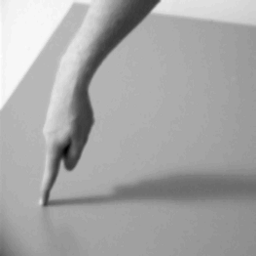
#> input picture TestImages/Week 1/hand.tiff, 256 x 256 px
$ jupyter execute --allow-errors test.ipynb
#> lines starting #> are read from the running program, lines starting #| are printed output that depends on the picture; after the words box and inside, x2 and y2 are one past the last pixel; in counts of white or black regions, pixels touching at a corner belong together
[cell 1]
import skimage.io
import skimage.feature
import matplotlib.pyplot as plt

# Load image
image = skimage.io.imread('../TestImages/Week 1/hand.tiff', as_gray=True)
#> image is the input picture: shape (256, 256); min 0, max 255, mean 166

# Apply Canny with different parameters
edges_default = skimage.feature.canny(image)
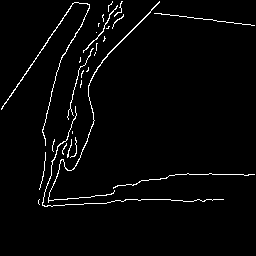
#> edges_default: shape (256, 256) bool; 2.6% white in thin lines or dots, all inside (x1, y1, x2, y2) = (1, 1, 255, 207)
edges_sigma3 = skimage.feature.canny(image, sigma=3)
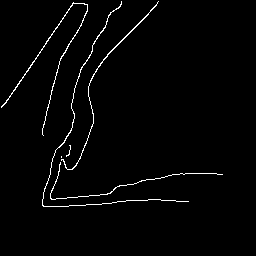
#> edges_sigma3: shape (256, 256) bool; 1.9% white in thin lines or dots, all inside (x1, y1, x2, y2) = (1, 1, 223, 207)
edges_low_high = skimage.feature.canny(image, low_threshold=0.05, high_threshold=0.2)
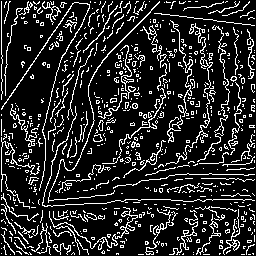
#> edges_low_high: shape (256, 256) bool; 16% white in thin lines or dots

# Plot results
fig, axes = plt.subplots(1, 3, figsize=(15, 5))
axes[0].imshow(edges_default, cmap='gray')
axes[0].set_title('Default: sigma=1, low=0.1, high=0.2')
axes[1].imshow(edges_sigma3, cmap='gray')
axes[1].set_title('sigma=3')
axes[2].imshow(edges_low_high, cmap='gray')
axes[2].set_title('low=0.05, high=0.2')
plt.show()
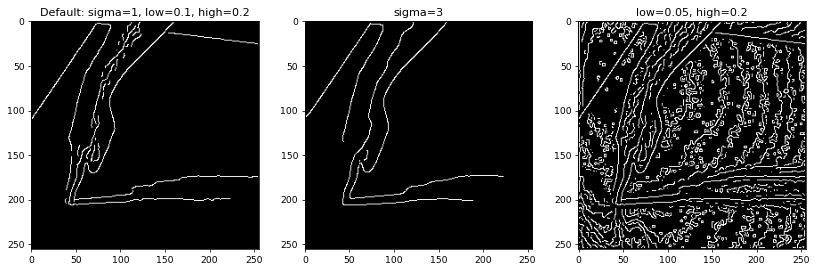
#> figure drawn by matplotlib, 3 panels
